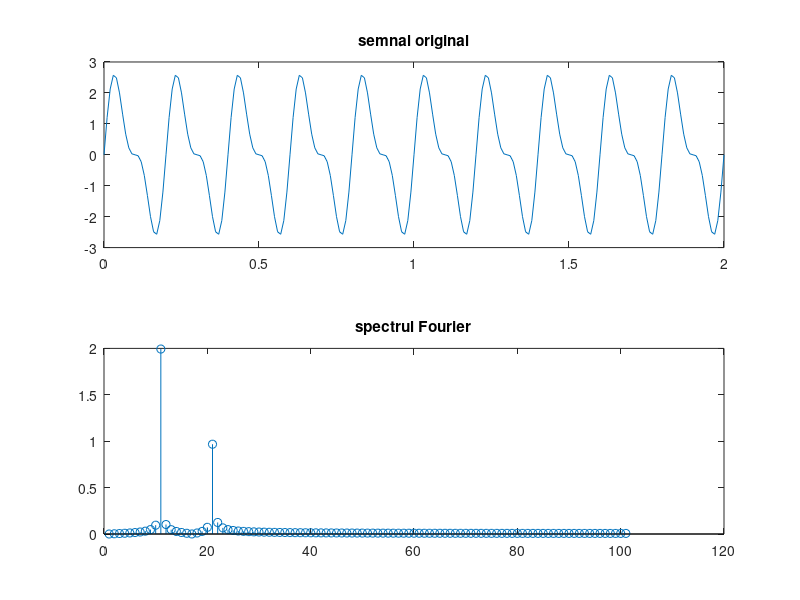

MATLAB code for this plot:
load ex1.mat

subplot(2,1,1); plot(t,x); title('semnal original');

N = length(x);
fe = 1/Te;
X = fft(x);
Xabs = abs(X)/(N/2);
MagX = Xabs(1,1:N/2+1);

subplot(2,1,2); stem(MagX); title('spectrul Fourier');